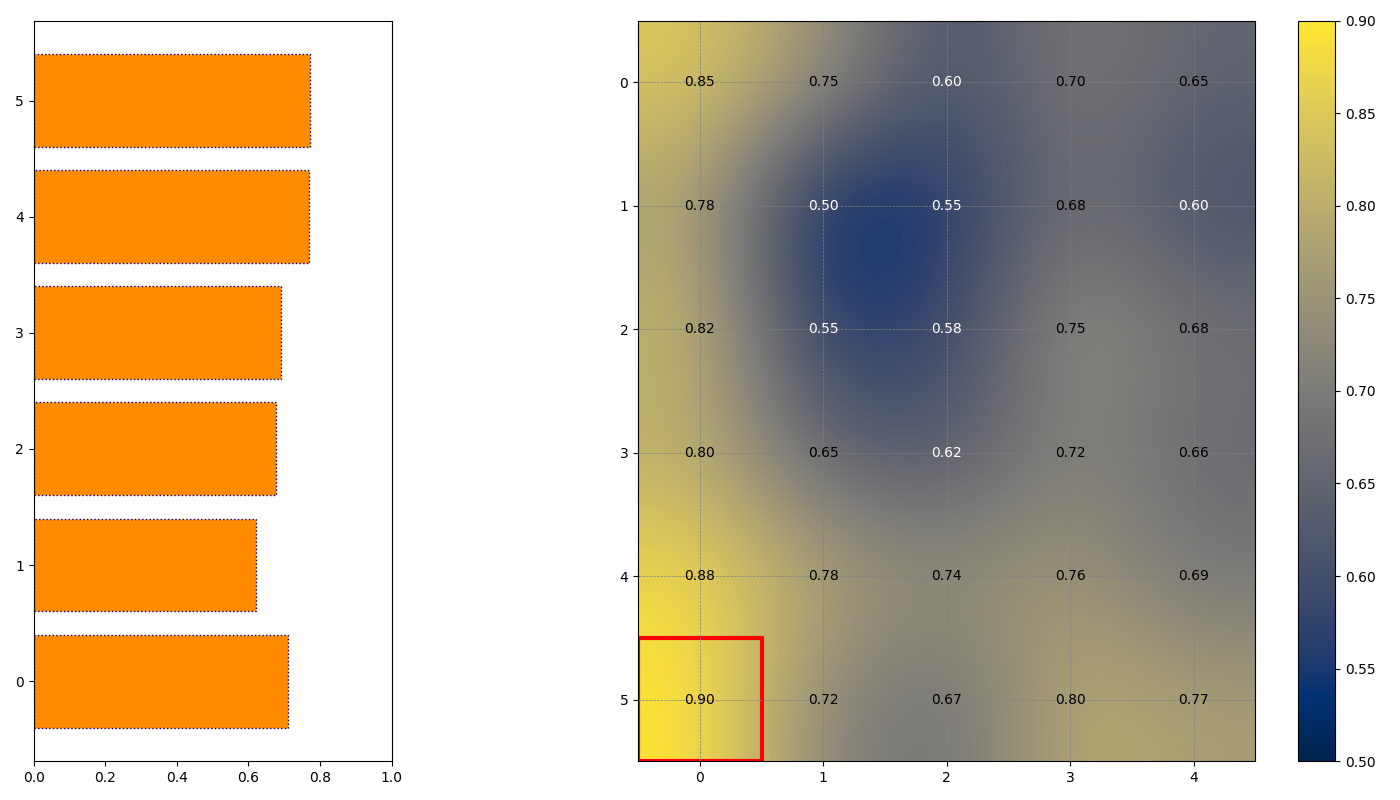

This chart was generated by the following Python code:
import matplotlib.pyplot as plt
import numpy as np
import matplotlib.patches as mpatches

biodiversity_data = np.array([
    [0.85, 0.75, 0.60, 0.70, 0.65],
    [0.78, 0.50, 0.55, 0.68, 0.60],
    [0.82, 0.55, 0.58, 0.75, 0.68],
    [0.80, 0.65, 0.62, 0.72, 0.66],
    [0.88, 0.78, 0.74, 0.76, 0.69],
    [0.90, 0.72, 0.67, 0.80, 0.77]
])

region_avg = biodiversity_data.mean(axis=1)

fig, (ax2, ax1) = plt.subplots(1, 2, figsize=(14, 8), gridspec_kw={'width_ratios': [1, 3]})

ax2.barh(np.arange(biodiversity_data.shape[0]), region_avg, color='darkorange', edgecolor='navy', linestyle=':')
ax2.set_xlim(0, 1)

cax = ax1.imshow(biodiversity_data, cmap='cividis', aspect='equal', interpolation='bicubic')
fig.colorbar(cax, ax=ax1, fraction=0.046, pad=0.04)
ax1.set_xticks(np.arange(biodiversity_data.shape[1]))
ax1.set_yticks(np.arange(biodiversity_data.shape[0]))

for i in range(biodiversity_data.shape[0]):
    for j in range(biodiversity_data.shape[1]):
        value = biodiversity_data[i, j]
        color = 'white' if value < 0.65 else 'black'
        ax1.text(j, i, f'{value:.2f}', ha='center', va='center', color=color)

highlight_index = np.argmax(biodiversity_data)
highlight_x, highlight_y = np.unravel_index(highlight_index, biodiversity_data.shape)
highlight_patch = mpatches.Rectangle((highlight_y-0.5, highlight_x-0.5), 1, 1, fill=False, edgecolor='red', linewidth=3, linestyle='-')
ax1.add_patch(highlight_patch)

ax1.grid(visible=True, linestyle='--', linewidth=0.5, color='gray')

plt.tight_layout()
plt.show()
